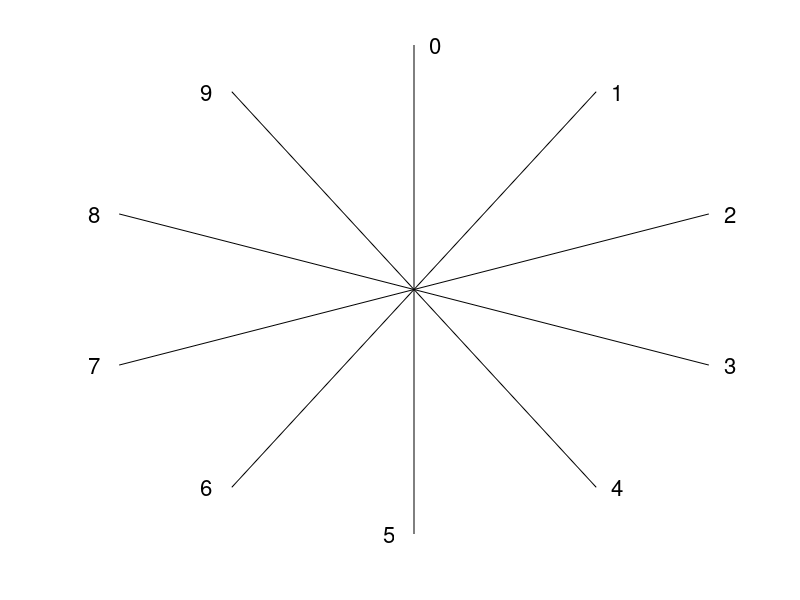

The MATLAB source for this figure:
function plot_number_face()
%% plot number-face

% init figure
figure('Name', 'Number-Face', 'NumberTitle', 'off');
axes;
axis off;

% calc angles
ang = 0:36:180-36;
rad = ang./180*pi;
    
% calc complex numbers
Vec = 1 * exp(-j * (rad-pi/2));
    
X = real(Vec);
Y = imag(Vec);
    
% plot lines
line([X; -X], [Y; -Y], 'LineStyle', '-', 'Color', 'black');

% plot numbers
t = num2str(0:9);
nums = t(1:3:28);
text([X+0.05 -X-0.1], [Y -Y], nums', 'FontSize',16);

end